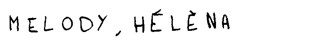
#> input picture data_app/reference/reference.jpg, 324 x 44 px, found by its file name
$ python img_convert.py reference/reference.jpg
#> lines starting #> are read from the running program, lines starting #| are printed output that depends on the picture
import sys
import os
from PIL import Image, ImageEnhance
import subprocess

def process_image(input_path):
#> called with input_path = 'reference/reference.jpg'
    try:
        # Path referensi melody_img, sesuaikan sesuai foldermu
        melody_path = "data_app/reference/reference.jpg"
        melody_img = Image.open(melody_path)
#> melody_img is the input picture: PIL image 324x44 RGB; min 0, max 255, mean 242.4
        new_img = Image.open(input_path)

        melody_height = melody_img.height
#> melody_height = 44
        new_aspect_ratio = new_img.width / round(new_img.height/2)
#> new_aspect_ratio = 14.73
        new_width = int(melody_height * new_aspect_ratio)
#> new_width = 648

        new_resized = new_img.resize((new_width, melody_height), resample=Image.LANCZOS)
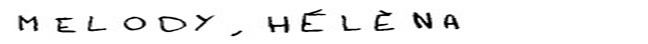
#> new_resized: PIL image 648x44 RGB; min 0, max 255, mean 242.1
        new_bright = ImageEnhance.Brightness(new_resized).enhance(1.7)
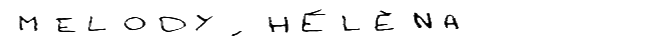
#> new_bright: PIL image 648x44 RGB; min 0, max 255, mean 246.3
        new_contrasted = ImageEnhance.Contrast(new_bright).enhance(1.7)
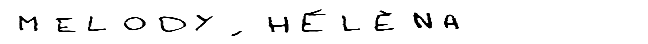
#> new_contrasted: PIL image 648x44 RGB; min 0, max 255, mean 244.3
        new_sharp = ImageEnhance.Sharpness(new_contrasted).enhance(1.6)

        # Folder hasil output
        output_dir = "data_app/result"
        os.makedirs(output_dir, exist_ok=True)  # buat folder jika belum ada

        output_path = os.path.join(output_dir, "result.jpg")
        new_sharp.save(output_path)

        return output_path
    except Exception as e:
        print(f"Error saat proses gambar: {e}", file=sys.stderr)
        return None

def main():
    if len(sys.argv) < 2:
        print("Usage: python img_convert.py <path_to_image>", file=sys.stderr)
        sys.exit(1)

    input_path = sys.argv[1]

    processed_path = process_image(input_path)
    if not processed_path:
        sys.exit(1)

    command = ['python', 'data_app/predict.py', '--model', 'data_app/Final/model.h5', '--image', processed_path]

    try:
        result = subprocess.run(command, capture_output=True, text=True, check=True)
        print(result.stdout)
    except subprocess.CalledProcessError as e:
        print(f"Error saat menjalankan predict.py:\n{e.stderr}", file=sys.stderr)
        sys.exit(1)

    # Hapus file sementara **tidak dilakukan lagi** karena ingin simpan hasil di folder result
    # Jadi, bagian hapus file dihilangkan

if __name__ == "__main__":
    main()
#> (the call stopped at in main, `result = subprocess.run(command, capture_output=True, text=True, check..`: subprocess is not available in this run)
